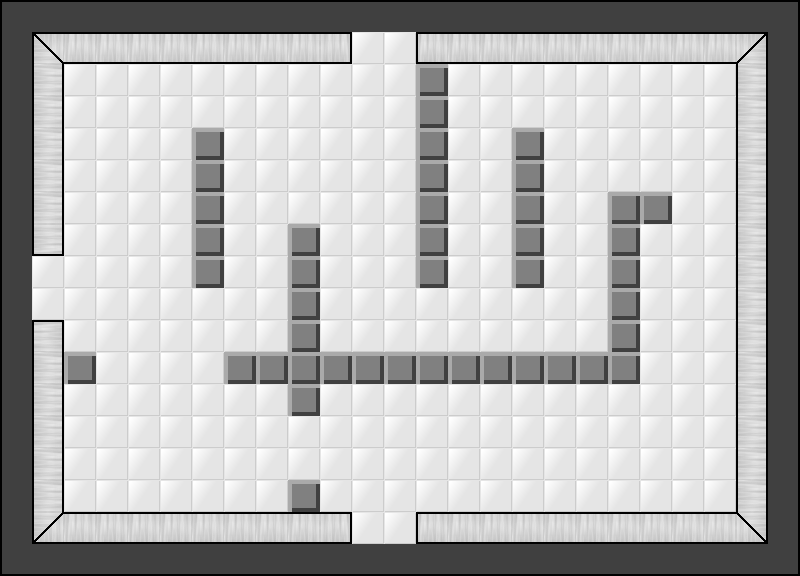

This is a level from a 2D game, rendered from its Tiled map with the project's own tilesets. A one-line summary and the map file follow, with tile-layer data summarised:
An orthogonal 25x18 tile map with 32x32 px tiles, 2 tile layers (Tile Layer 2, Tile Layer 1) and 24 objects (10x conveyor, 3x door, 3x gate, 3x button, 2x blade, ...).

<map version="1.0" orientation="orthogonal" width="25" height="18" tilewidth="32" tileheight="32">
 <tileset firstgid="1" name="tile" tilewidth="32" tileheight="32">
  <image source="../graphics/room_tileset.png" width="192" height="256" />
 </tileset>
 <layer name="Tile Layer 2" width="25" height="18">
  <data>[450 cells, 450 non-empty, 1 distinct tile ids]</data>
 </layer>
 <layer name="Tile Layer 1" width="25" height="18">
  <data>[450 cells, 193 non-empty, 19 distinct tile ids]</data>
 </layer>
 <objectgroup name="Object Layer 1" width="25" height="18">
  <object name="DOOR" type="door" x="352" y="32" width="64" height="32" />
  <object name="DOOR" type="door" x="352" y="512" width="64" height="32" />
  <object name="DOOR" type="door" x="32" y="256" width="32" height="64" />
  <object type="gate" x="672" y="192" width="64" height="32">
   <properties>
    <property name="id" value="2" />
   </properties>
  </object>
  <object type="conveyor" x="256" y="192" width="32" height="32">
   <properties>
    <property name="dir" value="n" />
   </properties>
  </object>
  <object type="button" x="608" y="64" width="32" height="32">
   <properties>
    <property name="id" value="1" />
   </properties>
  </object>
  <object type="conveyor" x="256" y="224" width="32" height="32">
   <properties>
    <property name="dir" value="n" />
   </properties>
  </object>
  <object type="conveyor" x="256" y="256" width="32" height="32">
   <properties>
    <property name="dir" value="n" />
   </properties>
  </object>
  <object type="conveyor" x="256" y="288" width="32" height="32">
   <properties>
    <property name="dir" value="n" />
   </properties>
  </object>
  <object type="conveyor" x="256" y="320" width="32" height="32">
   <properties>
    <property name="dir" value="n" />
   </properties>
  </object>
  <object type="conveyor" x="224" y="288" width="32" height="32">
   <properties>
    <property name="dir" value="n" />
   </properties>
  </object>
  <object type="conveyor" x="224" y="256" width="32" height="32">
   <properties>
    <property name="dir" value="n" />
   </properties>
  </object>
  <object type="conveyor" x="224" y="224" width="32" height="32">
   <properties>
    <property name="dir" value="n" />
   </properties>
  </object>
  <object type="conveyor" x="224" y="320" width="32" height="32">
   <properties>
    <property name="dir" value="n" />
   </properties>
  </object>
  <object type="conveyor" x="224" y="192" width="32" height="32">
   <properties>
    <property name="dir" value="n" />
   </properties>
  </object>
  <object type="blade" x="480" y="64" width="32" height="32" />
  <object type="blade" x="544" y="320" width="32" height="32" />
  <object type="laser" x="640" y="352" width="32" height="32" />
  <object type="laser" x="64" y="384" width="32" height="32" />
  <object type="gate" x="192" y="64" width="32" height="64">
   <properties>
    <property name="id" value="1" />
   </properties>
  </object>
  <object type="gate" x="288" y="416" width="32" height="64">
   <properties>
    <property name="id" value="3" />
   </properties>
  </object>
  <object type="button" x="352" y="384" width="32" height="32">
   <properties>
    <property name="id" value="2" />
   </properties>
  </object>
  <object type="button" x="256" y="64" width="32" height="32">
   <properties>
    <property name="id" value="3" />
   </properties>
  </object>
  <object name="Candidates are asked not to place bets on their own session." type="sign" x="448" y="384" width="32" height="32">
   <properties>
    <property name="text" value="Candidates are asked not to place bets on their own session." />
   </properties>
  </object>
 </objectgroup>
</map>
